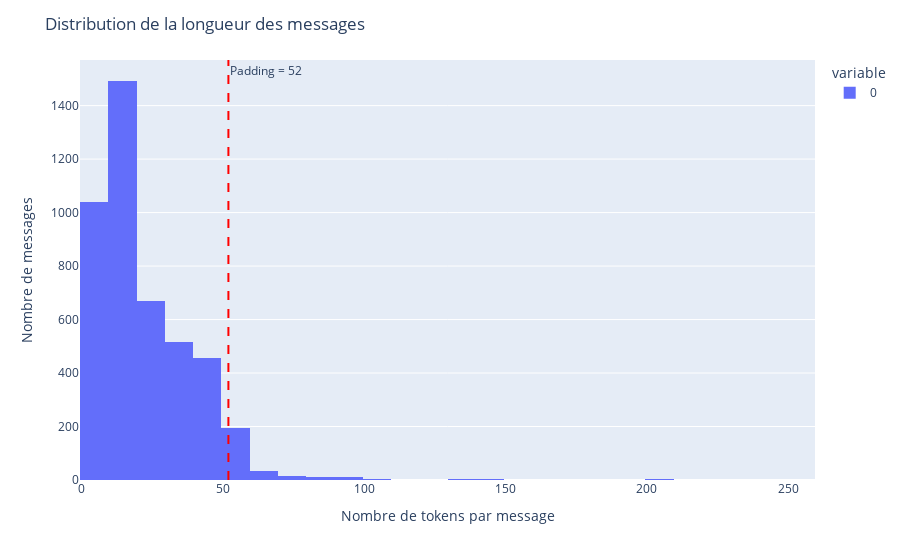

The notebook cell saved with this chart:
### Markdown cell above
### Tokenisation et Préparation des données pour PyTorch
---

### Code cell
# chargement du tokenisateur pour découpage en token 
# ( 1 token classique = 1 mot (pb si mot rare) - 1 token moderne tiktoken/bert = 1 sous-mot, morceaux de mots)
tokenizer = tiktoken.get_encoding("cl100k_base")

# fonction encodage
def encode_texts(texts):
    return [tokenizer.encode(text) for text in texts] # prend une liste de textes et retourne une liste de listes de tokens.

# Séparation train/test
train_texts, test_texts, train_labels, test_labels = train_test_split(
    df['Message'],
    df['Label'],
    test_size=0.2,
    random_state=42,
    stratify=df['Label'] # désequilibre montrer en eda
)

# Encoder les textes en tokens : listes de nombres qui représentent les messages
train_tokens = encode_texts(train_texts.tolist())
test_tokens = encode_texts(test_texts.tolist())

print(f"Exemple texte d'entraînement  encodé : {train_tokens[0]} \n")

# Aanlyse des longueurs
# Calcul longueur des messages (toutes les entrées en Pytorch doivent avoir la même dimension = padding)
train_len = [len(seq) for seq in train_tokens]
test_len = [len(seq) for seq in test_tokens]
print(f"Pour le train, la longueur maximale est de : {max(train_len)} et la moyenne de {np.mean(train_len).round(2)}")
print(f"Pour le test, la longueur maximale est de : {max(test_len)} et la moyenne de {np.mean(test_len).round(2)}")

# Choix du max_len avec le calcul du percentile 
max_len_95 = int(np.percentile(train_len, 95))
print(f"95 % des messages ont une longueur ≤ {max_len_95}, ce qui conforme la visualisation \n")

# Visualisation Distribution longueur de chaque message pour le train + ligne de padding
fig = px.histogram(
    train_len, 
    nbins=30)
fig.add_vline(
    x=max_len_95, 
    line_dash="dash", 
    line_color="red",
    annotation_text=f"Padding = {max_len_95}", 
    annotation_position="top right")
fig.update_layout(
    title="Distribution de la longueur des messages",
    xaxis_title="Nombre de tokens par message",
    yaxis_title="Nombre de messages"
)
fig.show()
print("Sur le graph, on constate que la majorité des messages ont moins de 50 tokens, avec un pic autour de 10/20 tokens")

# Padding (séquences avec la même longueur à 50)
def pad_sequences(sequences, max_length):
    # Pad ou tronque les séquences pour qu'elles aient la même longueur
    return [seq[:max_length] + [0]*(max_length - len(seq)) if len(seq) < max_length else seq[:max_length] for seq in sequences]

train_tokens_padded = pad_sequences(train_tokens, max_len_95)
test_tokens_padded  = pad_sequences(test_tokens, max_len_95)

print(f"Longueur des séquences d'entraînement après padding : {len(train_tokens_padded[0])}")
print(f"Longueur des séquences de test après padding : {len(test_tokens_padded[0])}\n")

# Dataset Pytorch
class ATTDataset(Dataset):
    def __init__(self, texts, labels):
        self.texts = torch.tensor(texts, dtype=torch.long)
        self.labels = torch.tensor(labels, dtype=torch.float32)  # float32 pour BCEWithLogitsLoss
    def __len__(self):
        return len(self.texts)
    def __getitem__(self, idx):
        return self.texts[idx], self.labels[idx]

# Dataset Train et test 
train_dataset = ATTDataset(train_tokens_padded, train_labels.tolist())
test_dataset = ATTDataset(test_tokens_padded, test_labels.tolist())

# Dataset Train/Validation slipt à l'intérieur du train
train_size = int(0.8 * len(train_dataset))
val_size   = len(train_dataset) - train_size
train_dataset, val_dataset = random_split(train_dataset, [train_size, val_size])

# DataLoaders
train_loader = DataLoader(train_dataset, batch_size=32, shuffle=True)
val_loader   = DataLoader(val_dataset, batch_size=32, shuffle=False)
test_loader  = DataLoader(test_dataset, batch_size=32, shuffle=False)

text, label = next(iter(train_loader))
print(label)
print(text)

### Figure 1 — Plotly figure (JSON) as saved in the notebook; plotly's stock layout.template omitted (floating-point values rounded to 4 significant figures; data arrays with more than 128 entries replaced by an {"elided": "..."} marker saying what was removed)
{"data": [{"bingroup": "x", "hovertemplate": "variable=0<br>value=%{x}<br>count=%{y}<extra></extra>", "legendgroup": "0", "marker": {"color": "#636efa", "pattern": {"shape": ""}}, "name": "0", "nbinsx": 30, "orientation": "v", "showlegend": true, "type": "histogram", "x": {"elided": "4457 int values"}, "xaxis": "x", "yaxis": "y"}], "layout": {"annotations": [{"showarrow": false, "text": "Padding = 52", "x": 52, "xanchor": "left", "xref": "x", "y": 1, "yanchor": "top", "yref": "y domain"}], "barmode": "relative", "legend": {"title": {"text": "variable"}, "tracegroupgap": 0}, "margin": {"t": 60}, "shapes": [{"line": {"color": "red", "dash": "dash"}, "type": "line", "x0": 52, "x1": 52, "xref": "x", "y0": 0, "y1": 1, "yref": "y domain"}], "title": {"text": "Distribution de la longueur des messages"}, "xaxis": {"anchor": "y", "domain": [0, 1], "title": {"text": "Nombre de tokens par message"}}, "yaxis": {"anchor": "x", "domain": [0, 1], "title": {"text": "Nombre de messages"}}}}
